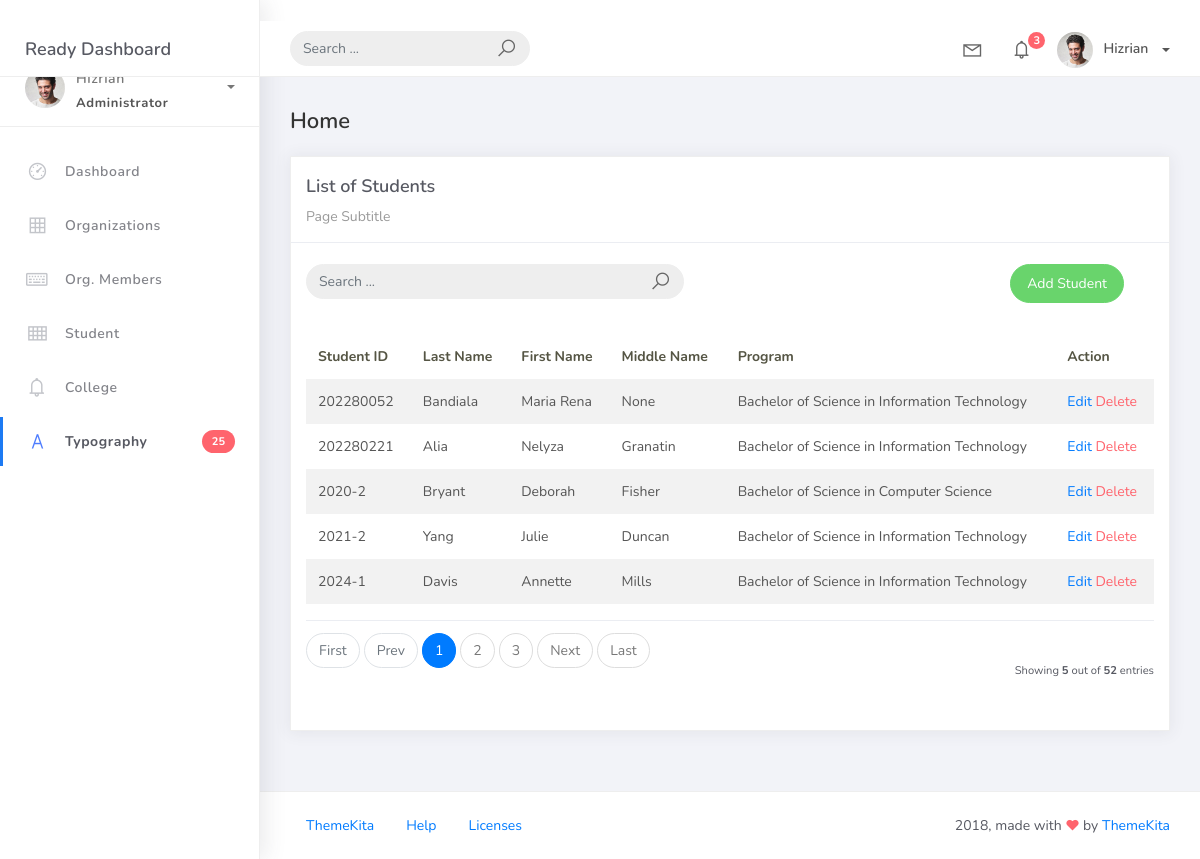
Before: /student_list/ with the older database file.
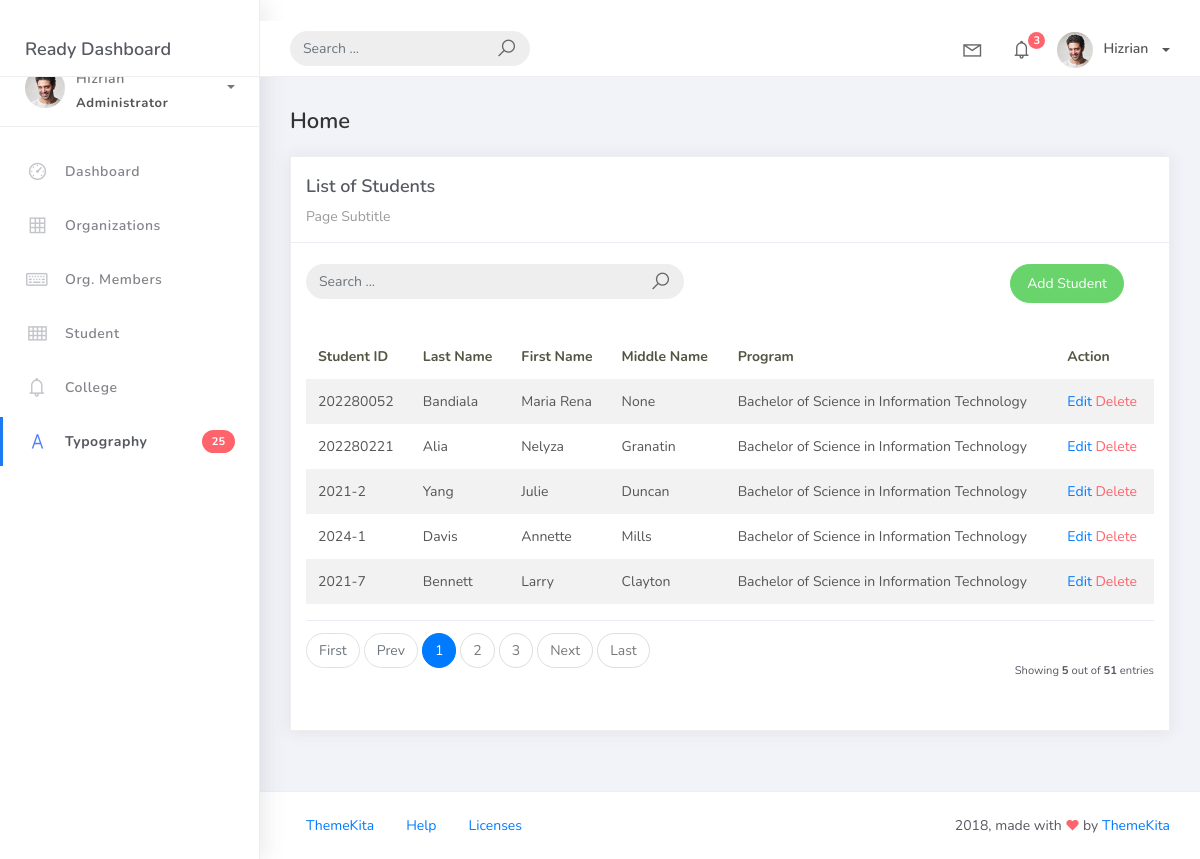
After: the same page with the newer database file.
### studentorg/models.py (models this page shows, shortened)
class BaseModel(models.Model):
    created_at = models.DateTimeField(auto_now_add=True, db_index=True)
    updated_at = models.DateTimeField(auto_now=True)
    class Meta:
        abstract = True

class Student(BaseModel):
    student_id = models.CharField(max_length=15)
    lastname = models.CharField(max_length=25)
    firstname = models.CharField(max_length=25)
    middlename = models.CharField(max_length=25, blank=True, null=True)
    program = models.ForeignKey(Program, on_delete=models.CASCADE)

class Program(BaseModel):
    prog_name = models.CharField(max_length=150)
    college = models.ForeignKey(College, on_delete=models.CASCADE)
    def __str__(self):
        return self.prog_name

### studentorg/views.py (the view)
# urls.py: path('student_list/', StudentListView.as_view(), name='student-list'),
class StudentListView(ListView):
    model = Student
    context_object_name = 'student'
    template_name = 'student_list.html'
    paginate_by = 5
    def get_queryset(self, *args, **kwargs):
        qs = super().get_queryset(*args, **kwargs)
        query = self.request.GET.get('q')
        if query:
            qs = qs.filter(
                Q(lastname__icontains=query) |
                Q(firstname__icontains=query)
            )
        return qs

### templates/student_list.html (shortened to what this page needs)
{% extends 'base.html' %} {% load static %} {% block content %}
<div class="content">
  <div class="container-fluid">
    <h4 class="page-title">Home</h4>
     <div class="row">
      <div class="col-md-12">
        <div class="card">
         <div class="card-header">
           <div class="card-title">List of Students</div>
           <div class="card-category">Page Subtitle</div>
        </div>
        <div class="col-md-12 row">
        <div class="col-md-6">
        <form class="navbar-left navbar-form nav-search mr-md-3" action="{% url 'student-list'%}">
            <div class="input-group">
                <input type="text" placeholder="Search ..." class="form-control" name="q" />
                <div class="input-group-append">
                <span class="input-group-text">
                    <i class="la la-search search-icon"></i>
                </span>
                </div>
            </div>
        </form>
        </div>
        <div class="col-md-6">
        <div class="pull-right"> <a href="{% url 'student-add' %}" class="btn btn-success btn-rounded">Add Student</a></div>
        </div>
        </div>
        <div class="card-body">
        <table class="table table-striped mt-3">
        <thead>
            <tr>
              <th scope="col">Student ID</th>
              <th scope="col">Last Name</th>
              <th scope="col">First Name</th>
              <th scope="col">Middle Name</th>
              <th scope="col">Program</th>
              <th scope="col">Action</th>
            </tr>
            </thead>
            <tbody>
              {% for object in object_list %}
              <tr>
                <td>{{ object.student_id}}</td>
                <td>{{ object.lastname}}</td>
                <td>{{ object.firstname}}</td>
                <td>{{ object.middlename}}</td>
                <td>{{ object.program}}</td>
                <td>
                    <a href="{% url 'student-update' object.id %}">Edit</a>
                    <a href="{% url 'student-delete' object.id %}" class="text-danger">Delete</a>
                </td>
              {% empty%}
              <tr>
                <td colspan="4" style="text-align: center">
                <p class="text-sm font-weight-bold mb-0">No Records Found.</p>
                </td>
            </tr>
              {% endfor %}
              </tbody>
            </table>
            {% include 'includes/pagination.html' %}
           </div>
          </div>
        </div>
      </div>
    </div>
</div>
{% endblock %}

### templates/base.html (shortened to what this page needs)
{% load static %}
<!DOCTYPE html>
<html>
<head>
	<link rel="stylesheet" href="{% static 'css/bootstrap.min.css' %}">
	<link rel="stylesheet" href="{% static 'css/ready.css' %}">
	<link rel="stylesheet" href="{% static 'css/demo.css' %}">>
</head>
<body>
	<div class="wrapper">
		<div class="main-header">
			<div class="logo-header">
				<a href="index.html" class="logo">
					Ready Dashboard
				</a>
			</div>
			<nav class="navbar navbar-header navbar-expand-lg">
				<div class="container-fluid">
					<form class="navbar-left navbar-form nav-search mr-md-3" action="">
						<div class="input-group">
							<input type="text" placeholder="Search ..." class="form-control">
							<div class="input-group-append">
								<span class="input-group-text">
									<i class="la la-search search-icon"></i>
								</span>
							</div>
						</div>
					</form>
					<ul class="navbar-nav topbar-nav ml-md-auto align-items-center">
						<li class="nav-item dropdown hidden-caret">
							<a class="nav-link dropdown-toggle" href="#" id="navbarDropdown" role="button" data-toggle="dropdown" aria-haspopup="true" aria-expanded="false">
								<i class="la la-envelope"></i>
							</a>
						</li>
						<li class="nav-item dropdown hidden-caret">
							<a class="nav-link dropdown-toggle" href="#" id="navbarDropdown" role="button" data-toggle="dropdown" aria-haspopup="true" aria-expanded="false">
								<i class="la la-bell"></i>
								<span class="notification">3</span>
							</a>
						</li>
						<li class="nav-item dropdown">
							<a class="dropdown-toggle profile-pic" data-toggle="dropdown" href="#" aria-expanded="false"> <img src="static/img/profile.jpg" alt="user-img" width="36" class="img-circle"><span >Hizrian</span></span> </a>
							</li>
						</ul>
					</div>
				</nav>
			</div>
			<div class="sidebar">
				<div class="scrollbar-inner sidebar-wrapper">
					<div class="user">
						<div class="photo">
							<img src=" {% static '/img/profile.jpg' %}">
						</div>
						<div class="info">
							<a class="" data-toggle="collapse" href="#collapseExample" aria-expanded="true">
								<span>
									Hizrian
									<span class="user-level">Administrator</span>
									<span class="caret"></span>
								</span>
							</a>
						</div>
					</div>
					<ul class="nav">
						<li class="nav-item">
							<a href="index.html">
								<i class="la la-dashboard"></i>
								<p>Dashboard</p>
							</a>
						</li>
						<li class="nav-item">
							<a href="{% url 'organization-list' %}">
								<i class="la la-table"></i>
								<p>Organizations</p>
							</a>
						</li>
						<li class="nav-item">
							<a href="{% url 'orgmember-list'%}">
								<i class="la la-keyboard-o"></i>
								<p>Org. Members</p>
							</a>
						</li>
						<li class="nav-item">
							<a href="{% url 'student-list'%}">
								<i class="la la-th"></i>
								<p>Student</p>
							</a>
						</li>
						<li class="nav-item">
							<a href="notifications.html">
								<i class="la la-bell"></i>
								<p>College</p>
							</a>
						</li>
						<li class="nav-item active">
							<a href="typography.html">
								<i class="la la-font"></i>
								<p>Typography</p>
								<span class="badge badge-danger">25</span>
							</a>
						</li>
					</ul>
				</div>
			</div>
			<div class="main-panel">
				{% block content %}
				{% endblock %}
				<footer class="footer">
					<div class="container-fluid">
						<nav class="pull-left">
							<ul class="nav">
								<li class="nav-item">
									<a class="nav-link" href="http://www.themekita.com">
										ThemeKita
									</a>
								</li>
								<li class="nav-item">
									<a class="nav-link" href="#">
										Help
									</a>
								</li>
								<li class="nav-item">
									<a class="nav-link" href="https://themewagon.com/license/#free-item">
										Licenses
									</a>
								</li>
							</ul>
						</nav>
						<div class="copyright ml-auto">
							2018, made with <i class="la la-heart heart text-danger"></i> by <a href="http://www.themekita.com">ThemeKita</a>
						</div>
					</div>
				</footer>
			</div>
		</div>
</body>
</html>

### templates/includes/pagination.html (shortened to what this page needs)
{% if is_paginated %}
<div class="card-footer px-0 border-0 d-flex flex-column flex-lg-row align-items-center justify-content-between mt-3">
  <nav aria-label="Topica pagination" class="mb-4">
    <ul class="pagination">
      {% if page_obj.number > 1 %}
      <li class="page-item">
        <a class="page-link" href="?page=1">First</a>
      </li>
      {% else %}
      <li class="page-item disabled">
        <span class="page-link">First</span>
      </li>
      {% endif %}
      {% if page_obj.has_previous %}
      <li class="page-item">
        <a class="page-link" href="?page={{ page_obj.previous_page_number }}">Prev</a>
      </li>
      {% else %}
      <li class="page-item disabled">
        <span class="page-link">Prev</span>
      </li>
      {% endif %}
      {% for page_num in paginator.page_range %}
      {% if page_obj.number == page_num %}
      <li class="page-item active">
        <span class="page-link">
          {{ page_num }}
        </span>
      </li>
      {% elif page_num > page_obj.number|add:'-3' and page_num < page_obj.number|add:'3' %}
      <li class="page-item">
        <a class="page-link" href="?page={{ page_num }}">{{ page_num }}</a>
      </li>
      {% endif %}
      {% endfor %}
      {% if page_obj.has_next %}
      <li class="page-item">
        <a class="page-link" href="?page={{ page_obj.next_page_number }}">Next</a>
      </li>
      {% else %}
      <li class="page-item disabled">
        <span class="page-link">Next</span>
      </li>
      {% endif %}
      {% if page_obj.number != paginator.num_pages %}
      <li class="page-item">
        <a class="page-link" href="?page={{ paginator.num_pages }}">Last</a>
      </li>
      {% else %}
      <li class="page-item disabled">
        <span class="page-link">Last</span>
      </li>
      {% endif %}
    </ul>
  </nav>
  <div class="fw-normal small mt-4 mt-lg-0">Showing <b>{{object_list.count}}</b> out of
    <b>{{paginator.count}}</b> entries</div>
</div>
{% endif %}

Changed rows visible on the page:
removed Student: student_id "2020-2", lastname "Bryant", firstname "Deborah", middlename "Fisher", program "Bachelor of Science in Computer Science"
now on this page (row unchanged): Student: student_id "2021-7", lastname "Bennett", firstname "Larry", middlename "Clayton", program "Bachelor of Science in Information Technology"
Other visible differences:
{{ paginator.count }}: "52" → "51"
